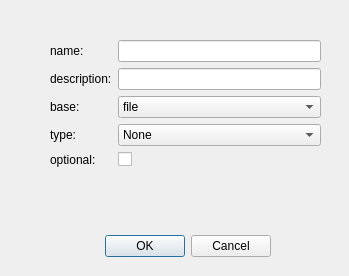
<?xml version="1.0" encoding="UTF-8"?>
<ui version="4.0">
 <class>dlg_inputs</class>
 <widget class="QDialog" name="dlg_inputs">
  <property name="geometry">
   <rect>
    <x>0</x>
    <y>0</y>
    <width>349</width>
    <height>276</height>
   </rect>
  </property>
  <property name="windowTitle">
   <string>Add or Edit Inputs</string>
  </property>
  <widget class="QDialogButtonBox" name="buttonBox">
   <property name="geometry">
    <rect>
     <x>100</x>
     <y>230</y>
     <width>171</width>
     <height>32</height>
    </rect>
   </property>
   <property name="orientation">
    <enum>Qt::Horizontal</enum>
   </property>
   <property name="standardButtons">
    <set>QDialogButtonBox::Cancel|QDialogButtonBox::Ok</set>
   </property>
  </widget>
  <widget class="QWidget" name="formLayoutWidget">
   <property name="geometry">
    <rect>
     <x>50</x>
     <y>40</y>
     <width>271</width>
     <height>168</height>
    </rect>
   </property>
   <layout class="QFormLayout" name="formLayout">
    <item row="0" column="0">
     <widget class="QLabel" name="label">
      <property name="text">
       <string>name:</string>
      </property>
     </widget>
    </item>
    <item row="0" column="1">
     <widget class="QLineEdit" name="txt_name"/>
    </item>
    <item row="1" column="0">
     <widget class="QLabel" name="label_2">
      <property name="text">
       <string>description:</string>
      </property>
     </widget>
    </item>
    <item row="1" column="1">
     <widget class="QLineEdit" name="txt_description"/>
    </item>
    <item row="2" column="0">
     <widget class="QLabel" name="label_3">
      <property name="text">
       <string>base:</string>
      </property>
     </widget>
    </item>
    <item row="2" column="1">
     <widget class="QComboBox" name="cbo_base">
      <item>
       <property name="text">
        <string>file</string>
       </property>
      </item>
      <item>
       <property name="text">
        <string>context</string>
       </property>
      </item>
      <item>
       <property name="text">
        <string>api-key</string>
       </property>
      </item>
     </widget>
    </item>
    <item row="3" column="0">
     <widget class="QLabel" name="label_4">
      <property name="text">
       <string>type:</string>
      </property>
     </widget>
    </item>
    <item row="3" column="1">
     <widget class="QComboBox" name="cbo_type">
      <item>
       <property name="text">
        <string>None</string>
       </property>
      </item>
      <item>
       <property name="text">
        <string>nifti</string>
       </property>
      </item>
      <item>
       <property name="text">
        <string>dicom</string>
       </property>
      </item>
     </widget>
    </item>
    <item row="4" column="0">
     <widget class="QLabel" name="label_5">
      <property name="text">
       <string>optional:</string>
      </property>
     </widget>
    </item>
    <item row="4" column="1">
     <widget class="QCheckBox" name="ck_optional">
      <property name="text">
       <string/>
      </property>
     </widget>
    </item>
   </layout>
  </widget>
 </widget>
 <resources/>
 <connections>
  <connection>
   <sender>buttonBox</sender>
   <signal>rejected()</signal>
   <receiver>dlg_inputs</receiver>
   <slot>reject()</slot>
   <hints>
    <hint type="sourcelabel">
     <x>316</x>
     <y>260</y>
    </hint>
    <hint type="destinationlabel">
     <x>286</x>
     <y>274</y>
    </hint>
   </hints>
  </connection>
  <connection>
   <sender>buttonBox</sender>
   <signal>accepted()</signal>
   <receiver>dlg_inputs</receiver>
   <slot>accept()</slot>
   <hints>
    <hint type="sourcelabel">
     <x>190</x>
     <y>245</y>
    </hint>
    <hint type="destinationlabel">
     <x>199</x>
     <y>149</y>
    </hint>
   </hints>
  </connection>
 </connections>
</ui>
